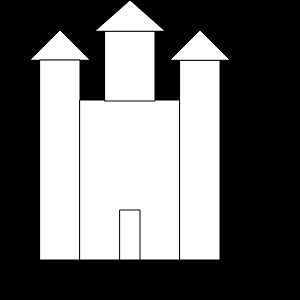
Frame 1 (no input)
Frame 60 (no input): identical to frame 1, image omitted
Frame 120 (the mouse pressed at the canvas centre since frame 60): identical to frame 1, image omitted

The p5.js sketch that drew this single still picture (run headless with seeded random() and noise() and a simulated clock; from frame 60 on, the mouse is pressed at the canvas centre):

// p5.js sketch
// ── sketch.js
function setup() {
  createCanvas(300,300);
  
}

function draw() {
  background(0);  
  triangle(30,60,60,30,90,60);  
  rect(40,60,40,200);
  rect(80,100,100,160);
  rect(180,60,40,200);
  triangle(170,60,200,30,230,60);
  rect(105,31,50,70);
  triangle(95,31,130,0,165,31);
  rect(120,210,20,50);
  
  
}
